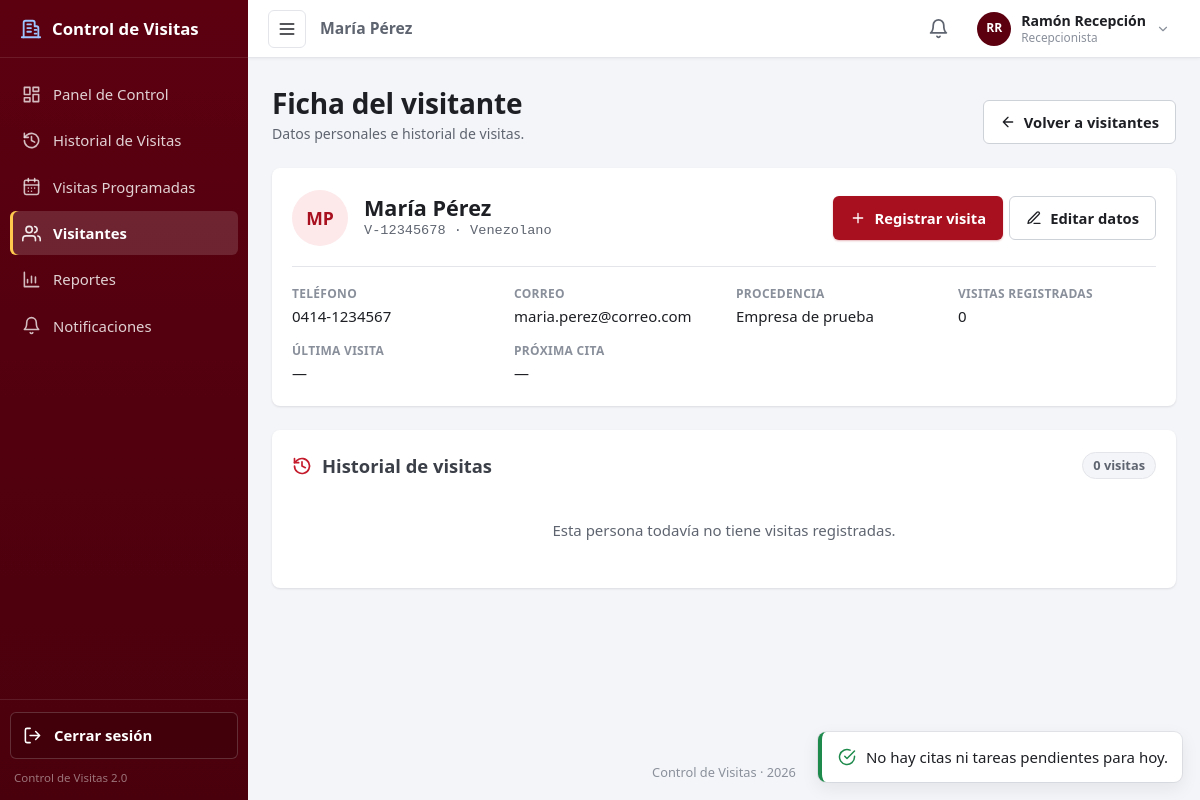
/public/visitantes/ver?id=1 (signed in), run on the app's committed database.
### tables this page shows
CREATE TABLE usuario (
    id_usuario  INT UNSIGNED     NOT NULL AUTO_INCREMENT,
    cedula      VARCHAR(15)      NOT NULL,
    nombre      VARCHAR(60)      NOT NULL,
    apellido    VARCHAR(60)      NOT NULL,
    telefono    VARCHAR(20)      NOT NULL,
    correo      VARCHAR(100)     NULL,        
    `user`      VARCHAR(40)      NOT NULL,    
    `password`  VARCHAR(255)     NOT NULL,    
    estado      TINYINT(1)       NOT NULL DEFAULT 1,   
    id_rol      TINYINT UNSIGNED NOT NULL,
    PRIMARY KEY (id_usuario),
    UNIQUE KEY uq_usuario_cedula (cedula),
    UNIQUE KEY uq_usuario_user (`user`),
    UNIQUE KEY uq_usuario_correo (correo),
    CONSTRAINT fk_usuario_rol
        FOREIGN KEY (id_rol) REFERENCES rol (id_rol)
        ON UPDATE CASCADE
        ON DELETE RESTRICT
);

CREATE TABLE rol (
    id_rol      TINYINT UNSIGNED NOT NULL AUTO_INCREMENT,
    nombre_rol  VARCHAR(30)      NOT NULL,
    PRIMARY KEY (id_rol),
    UNIQUE KEY uq_rol_nombre (nombre_rol)
);

CREATE TABLE visitante (
    id_visitante  INT UNSIGNED NOT NULL AUTO_INCREMENT,
    cedula        VARCHAR(15)  NOT NULL,        
    nombre        VARCHAR(60)  NOT NULL,
    apellido      VARCHAR(60)  NOT NULL,
    telefono      VARCHAR(20)  NOT NULL,        
    correo        VARCHAR(100) NOT NULL,        
    procedencia   VARCHAR(100) NOT NULL DEFAULT '',   
    PRIMARY KEY (id_visitante),
    UNIQUE KEY uq_visitante_cedula (cedula)
);

### app/views/visitantes/ver.php (the view, shortened to what the rows shown need)
<?php
$nombreCompleto = $visitante['nombre'] . ' ' . $visitante['apellido'];
?>
<section class="encabezado-pagina">
    <div>
        <h1>Ficha del visitante</h1>
    </div>
</section>
<section class="panel ficha-visitante">
    <div class="ficha-cabecera">
        <span class="avatar avatar-grande" aria-hidden="true"><?= e(iniciales($nombreCompleto)) ?></span>
        <div>
            <h2><?= e($nombreCompleto) ?></h2>
            <p class="texto-mono"><?= e($visitante['cedula']) ?>
                · <?= str_starts_with($visitante['cedula'], 'E-') ? 'Extranjero' : 'Venezolano' ?></p>
        </div>
        <div class="acciones-fila ficha-acciones">
            <a class="boton boton-primario" href="<?= e(url('visitas/crear?cedula=' . rawurlencode($visitante['cedula']))) ?>">
            </a>
            <?php if (puede('visitantes.editar')): ?>
                <a class="boton boton-secundario" href="<?= e(url('visitantes/editar?id=' . (int) $visitante['id_visitante'])) ?>">
                </a>
            <?php endif; ?>
        </div>
    </div>
    <dl class="ficha-datos">
        <div><dt>Teléfono</dt><dd><?= e($visitante['telefono']) ?></dd></div>
        <div><dt>Correo</dt><dd><?= e($visitante['correo'] ?: '—') ?></dd></div>
        <div><dt>Procedencia</dt><dd><?= e($visitante['procedencia'] ?: '—') ?></dd></div>
    </dl>
</section>
<section class="panel">
    <div class="panel-cabecera">
        <h2>
            <svg class="icono" viewBox="0 0 24 24" aria-hidden="true"><path d="M3 12a9 9 0 1 0 3-6.7L3 8"/><path d="M3 3v5h5M12 7v5l4 2"/></svg>
            Historial de visitas
        </h2>
    </div>
</section>

### app/views/layouts/header.php (shortened to what the rows shown need)
<?php
$usuarioSesion = $_SESSION['usuario'] ?? null;
$notificacionesPendientes ??= [];
?>
<!DOCTYPE html>
<html lang="es">
<head>
    <?php foreach (hojasDeEstilo() as $hoja): ?>
    <link rel="stylesheet" href="<?= e($hoja) ?>">
    <?php endforeach; ?>
</head>
<body class="con-barra-lateral"
      data-requiere-sesion
      data-url-sesion="<?= e(url('sesion/estado')) ?>"
      data-url-login="<?= e(url('login')) ?>"
      data-url-notificaciones="<?= e(url('notificaciones')) ?>"
      data-url-estado-notificaciones="<?= e(url('notificaciones/estado')) ?>"
      data-url-recordatorios="<?= e(url('notificaciones/recordatorios')) ?>"
      data-csrf="<?= e($csrf ?? '') ?>"
      data-claves-notificaciones="<?= e(implode(',', array_column($notificacionesPendientes ?? [], 'clave'))) ?>">
<div class="area-principal">
    <header class="barra-superior">
        <?php if ($usuarioSesion): ?>
            <details class="menu-notificaciones" data-menu-notificaciones>
                <summary aria-label="Notificaciones pendientes">
                    <svg class="icono" viewBox="0 0 24 24" aria-hidden="true"><path d="M6 8a6 6 0 0 1 12 0c0 7 3 9 3 9H3s3-2 3-9"/><path d="M10.3 21a1.9 1.9 0 0 0 3.4 0"/></svg>
                </summary>
            </details>
            <details class="menu-usuario">
                <summary aria-label="Opciones de la cuenta">
                    <span class="avatar-usuario" aria-hidden="true"><?= e(iniciales($usuarioSesion['nombre'] . ' ' . $usuarioSesion['apellido'])) ?></span>
                    <span class="menu-usuario-nombre">
                        <?= e($usuarioSesion['nombre'] . ' ' . $usuarioSesion['apellido']) ?>
                        <small><?= e($usuarioSesion['nombre_rol']) ?></small>
                    </span>
                    <svg class="icono icono-flecha" viewBox="0 0 24 24" aria-hidden="true"><path d="m6 9 6 6 6-6"/></svg>
                </summary>
            </details>
        <?php endif; ?>
    </header>
    <main class="contenedor" id="contenido">

### data on the page
usuario: nombre+apellido "RR", nombre+apellido "Ramón Recepción", id_rol.nombre_rol "Recepcionista"
visitante: iniciales($nombreCompleto) "MP", cedula "V-12345678", telefono "0414-1234567", correo "maria.perez@correo.com", procedencia "Empresa de prueba"

### other printed values
$texto "Panel de Control"
$texto "Historial de Visitas"
$texto "Visitas Programadas"
$texto "Visitantes"
$texto "Reportes"
$texto "Notificaciones"
$tituloPagina "María Pérez"
$nombreCompleto "María Pérez"
$totalVisitas "0"
$ocurridas ? fechaLarga($ocurridas[0]['fecha_visita']) : '—' "—"
